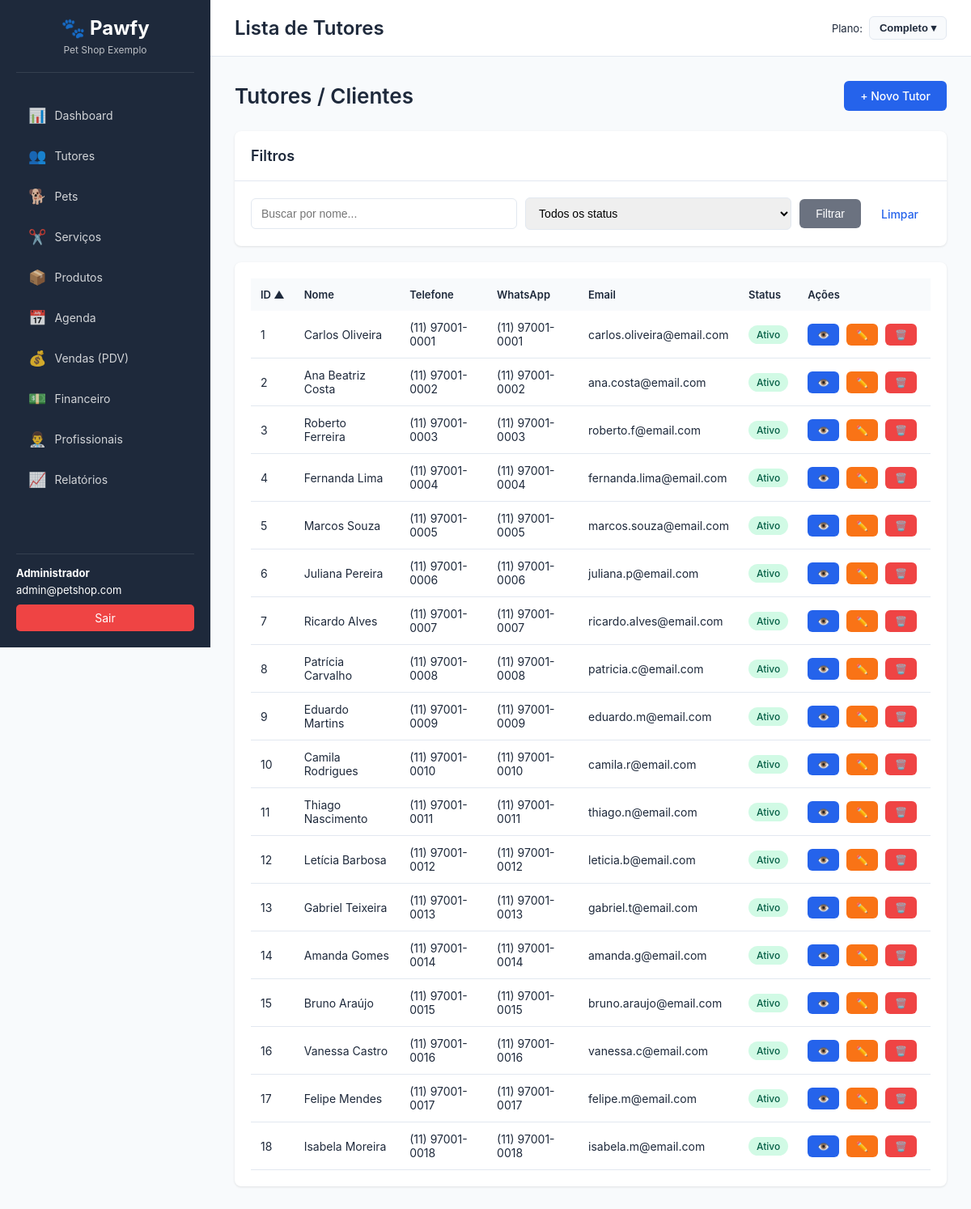
The page /?page=tutores (signed in) on the database its author committed.
### tables this page shows
CREATE TABLE IF NOT EXISTS tutors (
    id INT AUTO_INCREMENT PRIMARY KEY,
    company_id INT NOT NULL,
    nome VARCHAR(255) NOT NULL,
    cpf VARCHAR(14),
    telefone VARCHAR(20),
    whatsapp VARCHAR(20),
    email VARCHAR(255),
    endereco TEXT,
    cidade VARCHAR(100),
    estado VARCHAR(2),
    cep VARCHAR(10),
    observacoes TEXT,
    status ENUM('ativo', 'inativo') DEFAULT 'ativo',
    data_criacao TIMESTAMP DEFAULT CURRENT_TIMESTAMP,
    data_atualizacao TIMESTAMP DEFAULT CURRENT_TIMESTAMP ON UPDATE CURRENT_TIMESTAMP,
    FOREIGN KEY (company_id) REFERENCES companies(id) ON DELETE CASCADE,
    INDEX idx_company (company_id),
    INDEX idx_nome (nome),
    INDEX idx_telefone (telefone)
);

### database/connection.php (called while the page is built, shortened)
<?php
require_once __DIR__ . '/../config/config.php';
class Database {
    private static $instance = null;
    private $connection;
    private function __construct() {
        try {
            $dsn = "mysql:host=" . DB_HOST . ";dbname=" . DB_NAME . ";charset=" . DB_CHARSET;
            $options = [
                PDO::ATTR_ERRMODE => PDO::ERRMODE_EXCEPTION,
                PDO::ATTR_DEFAULT_FETCH_MODE => PDO::FETCH_ASSOC,
                PDO::ATTR_EMULATE_PREPARES => false,
                PDO::MYSQL_ATTR_INIT_COMMAND => "SET NAMES " . DB_CHARSET
            ];
            $this->connection = new PDO($dsn, DB_USER, DB_PASS, $options);
        } catch (PDOException $e) {
            die("Erro na conexão com o banco de dados: " . $e->getMessage());
        }
    }
    public static function getInstance() {
        if (self::$instance === null) {
            self::$instance = new self();
        }
        return self::$instance;
    }
    public function query($sql, $params = []) {
        try {
            $stmt = $this->connection->prepare($sql);
            $stmt->execute($params);
            return $stmt->fetchAll();
        } catch (PDOException $e) {
            error_log("Erro na query: " . $e->getMessage());
            return false;
        }
    }
}

### classes/Tutor.class.php (called while the page is built, shortened)
<?php
require_once __DIR__ . '/../database/connection.php';
class Tutor {
    private $db;
    private $company_id;
    public function __construct($company_id = null) {
        $this->db = Database::getInstance();
        $this->company_id = $company_id ?? getCompanyId();
    }
    public function getAll($filtros = []) {
        $sql = "SELECT * FROM tutors WHERE company_id = :company_id";
        $params = [':company_id' => $this->company_id];
        $allowed_sort = ['id', 'nome', 'telefone', 'email', 'status'];
        $sort_col = (isset($filtros['orderby']) && in_array($filtros['orderby'], $allowed_sort)) ? $filtros['orderby'] : 'id';
        $sort_dir = (isset($filtros['order']) && strtolower($filtros['order']) === 'desc') ? 'DESC' : 'ASC';
        $sql .= " ORDER BY $sort_col $sort_dir";
        return $this->db->query($sql, $params);
    }
}

### views/tutores/list.php (the view, shortened to what this page needs)
<?php
$sort_col = $_GET['orderby'] ?? 'id';
$sort_dir = $_GET['order'] ?? 'asc';
?>
<div class="page-header">
    <h2>Tutores / Clientes</h2>
    <a href="?page=tutores&action=create" class="btn btn-primary">+ Novo Tutor</a>
</div>
<div class="card">
    <div class="card-header">
        <h3>Filtros</h3>
    </div>
    <div class="card-body">
        <form method="GET" action="" class="form-inline">
            <input type="text" name="nome" placeholder="Buscar por nome..." value="<?= $_GET['nome'] ?? '' ?>" class="form-control">
            <select name="status" class="form-control">
                <option value="">Todos os status</option>
            </select>
            <button type="submit" class="btn btn-secondary">Filtrar</button>
            <a href="?page=tutores&action=list" class="btn btn-link">Limpar</a>
        </form>
    </div>
</div>
<div class="card">
    <div class="card-body">
        <?php if (empty($tutores)): ?>
            <p class="text-center">Nenhum tutor cadastrado.</p>
        <?php else: ?>
        <table class="table">
            <thead>
                <tr>
                    <th><?= thSort('ID', 'id', $sort_col, $sort_dir) ?></th>
                    <th><?= thSort('Nome', 'nome', $sort_col, $sort_dir) ?></th>
                    <th><?= thSort('Telefone', 'telefone', $sort_col, $sort_dir) ?></th>
                    <th>WhatsApp</th>
                    <th><?= thSort('Email', 'email', $sort_col, $sort_dir) ?></th>
                    <th><?= thSort('Status', 'status', $sort_col, $sort_dir) ?></th>
                    <th>Ações</th>
                </tr>
            </thead>
            <tbody>
                <?php foreach ($tutores as $t): ?>
                <tr>
                    <td><?= $t['id'] ?></td>
                    <td><?= htmlspecialchars($t['nome']) ?></td>
                    <td><?= htmlspecialchars($t['telefone']) ?></td>
                    <td><?= htmlspecialchars($t['whatsapp']) ?></td>
                    <td><?= htmlspecialchars($t['email']) ?></td>
                    <td>
                        <span class="badge badge-<?= $t['status'] == 'ativo' ? 'success' : 'danger' ?>">
                            <?= ucfirst($t['status']) ?>
                        </span>
                    </td>
                    <td class="actions">
                        <a href="?page=tutores&action=view&id=<?= $t['id'] ?>" class="btn btn-sm btn-info" title="Visualizar">👁️</a>
                        <a href="?page=tutores&action=edit&id=<?= $t['id'] ?>" class="btn btn-sm btn-warning" title="Editar">✏️</a>
                        <a href="?page=tutores&action=delete&id=<?= $t['id'] ?>" class="btn btn-sm btn-danger" title="Excluir" onclick="return confirm('Tem certeza que deseja excluir este tutor?')">🗑️</a>
                    </td>
                </tr>
                <?php endforeach; ?>
            </tbody>
        </table>
        <?php endif; ?>
    </div>
</div>
<?php
include __DIR__ . '/../template.php';
?>

### public/css/style.css (style rules this page uses)
:root { --primary-color: #2563EB; --secondary-color: #F97316; --success-color: #10B981; --danger-color: #EF4444; --warning-color: #F97316; --info-color: #2563EB; --dark-color: #1E293B; --light-color: #F8FAFC; --border-color: #E2E8F0; --text-color: #1E293B; --sidebar-width: 260px; }
* { margin: 0; padding: 0; box-sizing: border-box; }
body { font-family: -apple-system, BlinkMacSystemFont, 'Segoe UI', Roboto, 'Helvetica Neue', Arial, sans-serif; font-size: 14px; color: var(--text-color); background-color: #F8FAFC; }
.card { background-color: white; border-radius: 8px; box-shadow: 0 1px 3px rgba(0, 0, 0, 0.1); margin-bottom: 20px; }
.card-header { padding: 20px; border-bottom: 1px solid var(--border-color); display: flex; justify-content: space-between; align-items: center; }
.card-header h3 { font-size: 18px; font-weight: 600; }
.card-body { padding: 20px; }
.table { width: 100%; border-collapse: collapse; }
.table thead { background-color: var(--light-color); }
.table th { padding: 12px; text-align: left; font-weight: 600; font-size: 13px; color: var(--text-color); }
.table td { padding: 12px; border-bottom: 1px solid var(--border-color); }
.btn { display: inline-block; padding: 10px 20px; border-radius: 6px; text-decoration: none; border: none; cursor: pointer; font-size: 14px; font-weight: 500; transition: all 0.3s; }
.btn-primary { background-color: var(--primary-color); color: white; }
.btn-secondary { background-color: #6B7280; color: white; }
.btn-warning { background-color: var(--warning-color); color: white; }
.btn-danger { background-color: var(--danger-color); color: white; }
.btn-info { background-color: var(--info-color); color: white; }
.btn-sm { padding: 6px 12px; font-size: 12px; }
.btn-link { background: none; color: var(--primary-color); padding: 10px 15px; }
.form-control { width: 100%; padding: 10px 12px; border: 1px solid var(--border-color); border-radius: 6px; font-size: 14px; transition: all 0.3s; }
.form-inline { display: flex; gap: 10px; align-items: center; }
.form-inline .form-control { width: auto; flex: 1; }
.badge { display: inline-block; padding: 4px 10px; border-radius: 12px; font-size: 12px; font-weight: 500; }
.badge-success { background-color: #D1FAE5; color: #065F46; }
.page-header { display: flex; justify-content: space-between; align-items: center; margin-bottom: 25px; }
.page-header h2 { font-size: 26px; font-weight: 600; }
.actions { white-space: nowrap; }
.actions .btn { margin-right: 5px; }

### rows shown on the page
tutors: id "1", nome "Carlos Oliveira", telefone "(11) 97001-0001", whatsapp "(11) 97001-0001", email "carlos.oliveira@email.com", status "Ativo"
tutors: id "2", nome "Ana Beatriz Costa", telefone "(11) 97001-0002", whatsapp "(11) 97001-0002", email "ana.costa@email.com", status "Ativo"
tutors: id "3", nome "Roberto Ferreira", telefone "(11) 97001-0003", whatsapp "(11) 97001-0003", email "roberto.f@email.com", status "Ativo"
tutors: id "4", nome "Fernanda Lima", telefone "(11) 97001-0004", whatsapp "(11) 97001-0004", email "fernanda.lima@email.com", status "Ativo"
tutors: id "5", nome "Marcos Souza", telefone "(11) 97001-0005", whatsapp "(11) 97001-0005", email "marcos.souza@email.com", status "Ativo"
tutors: id "6", nome "Juliana Pereira", telefone "(11) 97001-0006", whatsapp "(11) 97001-0006", email "juliana.p@email.com", status "Ativo"
tutors: id "7", nome "Ricardo Alves", telefone "(11) 97001-0007", whatsapp "(11) 97001-0007", email "ricardo.alves@email.com", status "Ativo"
tutors: id "8", nome "Patrícia Carvalho", telefone "(11) 97001-0008", whatsapp "(11) 97001-0008", email "patricia.c@email.com", status "Ativo"
tutors: id "9", nome "Eduardo Martins", telefone "(11) 97001-0009", whatsapp "(11) 97001-0009", email "eduardo.m@email.com", status "Ativo"
tutors: id "10", nome "Camila Rodrigues", telefone "(11) 97001-0010", whatsapp "(11) 97001-0010", email "camila.r@email.com", status "Ativo"
tutors: id "11", nome "Thiago Nascimento", telefone "(11) 97001-0011", whatsapp "(11) 97001-0011", email "thiago.n@email.com", status "Ativo"
tutors: id "12", nome "Letícia Barbosa", telefone "(11) 97001-0012", whatsapp "(11) 97001-0012", email "leticia.b@email.com", status "Ativo"
tutors: id "13", nome "Gabriel Teixeira", telefone "(11) 97001-0013", whatsapp "(11) 97001-0013", email "gabriel.t@email.com", status "Ativo"
tutors: id "14", nome "Amanda Gomes", telefone "(11) 97001-0014", whatsapp "(11) 97001-0014", email "amanda.g@email.com", status "Ativo"
tutors: id "15", nome "Bruno Araújo", telefone "(11) 97001-0015", whatsapp "(11) 97001-0015", email "bruno.araujo@email.com", status "Ativo"
tutors: id "16", nome "Vanessa Castro", telefone "(11) 97001-0016", whatsapp "(11) 97001-0016", email "vanessa.c@email.com", status "Ativo"
tutors: id "17", nome "Felipe Mendes", telefone "(11) 97001-0017", whatsapp "(11) 97001-0017", email "felipe.m@email.com", status "Ativo"
tutors: id "18", nome "Isabela Moreira", telefone "(11) 97001-0018", whatsapp "(11) 97001-0018", email "isabela.m@email.com", status "Ativo"

### other values the page prints
$_SESSION['company_name'] "Pet Shop Exemplo"
$_SESSION['user_name'] "Administrador"
$_SESSION['user_email'] "admin@petshop.com"
$page_title "Lista de Tutores"
PLANOS[$_SESSION['plano'] ?? 'completo']['nome'] "Completo"
$label "ID Nome Telefone Email Status"
$icon "▲"
